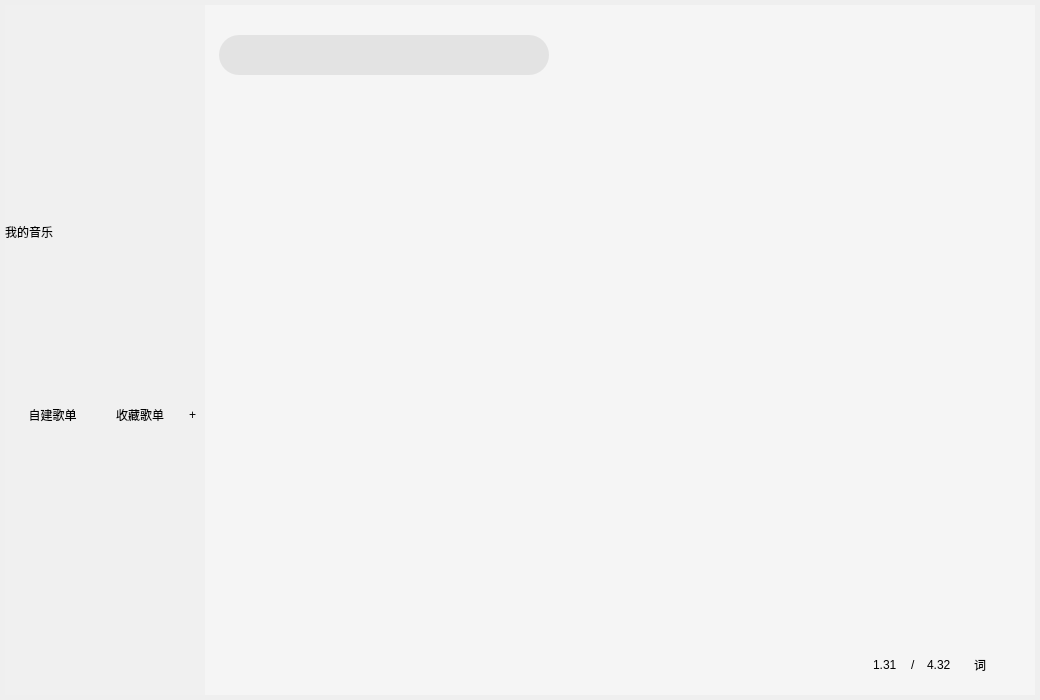
<?xml version="1.0" encoding="UTF-8"?>
<ui version="4.0">
 <class>MusicPlayer</class>
 <widget class="QWidget" name="MusicPlayer">
  <property name="geometry">
   <rect>
    <x>0</x>
    <y>0</y>
    <width>1040</width>
    <height>700</height>
   </rect>
  </property>
  <property name="minimumSize">
   <size>
    <width>1040</width>
    <height>700</height>
   </size>
  </property>
  <property name="windowTitle">
   <string>MusicPlayer</string>
  </property>
  <layout class="QVBoxLayout" name="verticalLayout" stretch="0">
   <property name="spacing">
    <number>0</number>
   </property>
   <property name="leftMargin">
    <number>5</number>
   </property>
   <property name="topMargin">
    <number>5</number>
   </property>
   <property name="rightMargin">
    <number>5</number>
   </property>
   <property name="bottomMargin">
    <number>5</number>
   </property>
   <item>
    <widget class="QWidget" name="Background" native="true">
     <property name="styleSheet">
      <string notr="true">MusicPlayer {
        background-color: rgba(30, 30, 30, 0.95);
        border-radius: 10px;
        /* 样式表阴影（兼容透明+无边框） */
        box-shadow: 0 0 20px rgba(0, 0, 0, 0.8);
    }</string>
     </property>
     <layout class="QVBoxLayout" name="verticalLayout_2">
      <property name="spacing">
       <number>0</number>
      </property>
      <property name="leftMargin">
       <number>0</number>
      </property>
      <property name="topMargin">
       <number>0</number>
      </property>
      <property name="rightMargin">
       <number>0</number>
      </property>
      <property name="bottomMargin">
       <number>0</number>
      </property>
      <item>
       <widget class="QWidget" name="Head" native="true">
        <property name="minimumSize">
         <size>
          <width>0</width>
          <height>100</height>
         </size>
        </property>
        <property name="maximumSize">
         <size>
          <width>16777215</width>
          <height>100</height>
         </size>
        </property>
        <property name="styleSheet">
         <string notr="true">#HeadLeft
{
	background-color:#F0F0F0;
}
#HeadRight
{
	background-color:#F5F5F5;
}
</string>
        </property>
        <layout class="QHBoxLayout" name="horizontalLayout">
         <property name="spacing">
          <number>0</number>
         </property>
         <property name="leftMargin">
          <number>0</number>
         </property>
         <property name="topMargin">
          <number>0</number>
         </property>
         <property name="rightMargin">
          <number>0</number>
         </property>
         <property name="bottomMargin">
          <number>0</number>
         </property>
         <item>
          <widget class="QWidget" name="HeadLeft" native="true">
           <property name="minimumSize">
            <size>
             <width>200</width>
             <height>0</height>
            </size>
           </property>
           <property name="maximumSize">
            <size>
             <width>200</width>
             <height>16777215</height>
            </size>
           </property>
           <property name="styleSheet">
            <string notr="true">#Logo {

    background-image: url(&quot;:/images/Logo.png&quot;);
    background-repeat: no-repeat;
    background-position: center center; 
	border:none;

}</string>
           </property>
           <layout class="QHBoxLayout" name="horizontalLayout_2">
            <property name="leftMargin">
             <number>10</number>
            </property>
            <property name="topMargin">
             <number>10</number>
            </property>
            <property name="rightMargin">
             <number>10</number>
            </property>
            <property name="bottomMargin">
             <number>10</number>
            </property>
            <item>
             <widget class="QLabel" name="Logo">
              <property name="styleSheet">
               <string notr="true"/>
              </property>
              <property name="text">
               <string/>
              </property>
              <property name="alignment">
               <set>Qt::AlignCenter</set>
              </property>
             </widget>
            </item>
           </layout>
          </widget>
         </item>
         <item>
          <widget class="QWidget" name="HeadRight" native="true">
           <property name="styleSheet">
            <string notr="true"/>
           </property>
           <layout class="QHBoxLayout" name="horizontalLayout_3">
            <property name="spacing">
             <number>0</number>
            </property>
            <item>
             <widget class="QWidget" name="SearchBox" native="true">
              <property name="minimumSize">
               <size>
                <width>340</width>
                <height>0</height>
               </size>
              </property>
              <property name="maximumSize">
               <size>
                <width>340</width>
                <height>16777215</height>
               </size>
              </property>
              <property name="styleSheet">
               <string notr="true">#SearchlineEdit
{ 
	background-color: #E3E3E3; /*设置背景颜⾊*/ 		
	border-radius: 20px; /*设置四个⻆的圆⻆*/ 			
	padding-left: 17px; /*内部⽂字到边的距离*/
	border:none;
}</string>
              </property>
              <layout class="QHBoxLayout" name="horizontalLayout_4">
               <property name="spacing">
                <number>0</number>
               </property>
               <property name="leftMargin">
                <number>5</number>
               </property>
               <property name="topMargin">
                <number>1</number>
               </property>
               <property name="rightMargin">
                <number>5</number>
               </property>
               <property name="bottomMargin">
                <number>1</number>
               </property>
               <item>
                <widget class="QLineEdit" name="SearchlineEdit">
                 <property name="minimumSize">
                  <size>
                   <width>40</width>
                   <height>40</height>
                  </size>
                 </property>
                 <property name="styleSheet">
                  <string notr="true"/>
                 </property>
                 <property name="text">
                  <string/>
                 </property>
                 <property name="frame">
                  <bool>false</bool>
                 </property>
                </widget>
               </item>
              </layout>
             </widget>
            </item>
            <item>
             <widget class="QWidget" name="SettingBox" native="true">
              <property name="minimumSize">
               <size>
                <width>0</width>
                <height>0</height>
               </size>
              </property>
              <property name="maximumSize">
               <size>
                <width>16777215</width>
                <height>16777215</height>
               </size>
              </property>
              <property name="styleSheet">
               <string notr="true">QPushButton
{
	border:none;
	border-radius:10ps;
	background-repeat:no-repeat;
	background-position:center center;
}
QPushButton:hover
{
	background-color:rgba(230,0,0,0.5);
}</string>
              </property>
              <layout class="QHBoxLayout" name="horizontalLayout_5">
               <property name="spacing">
                <number>4</number>
               </property>
               <property name="leftMargin">
                <number>0</number>
               </property>
               <property name="topMargin">
                <number>0</number>
               </property>
               <property name="rightMargin">
                <number>0</number>
               </property>
               <property name="bottomMargin">
                <number>0</number>
               </property>
               <item>
                <spacer name="horizontalSpacer">
                 <property name="orientation">
                  <enum>Qt::Horizontal</enum>
                 </property>
                 <property name="sizeHint" stdset="0">
                  <size>
                   <width>40</width>
                   <height>20</height>
                  </size>
                 </property>
                </spacer>
               </item>
               <item>
                <widget class="QPushButton" name="skin">
                 <property name="minimumSize">
                  <size>
                   <width>30</width>
                   <height>30</height>
                  </size>
                 </property>
                 <property name="maximumSize">
                  <size>
                   <width>30</width>
                   <height>30</height>
                  </size>
                 </property>
                 <property name="styleSheet">
                  <string notr="true">#skin
{
	background-image:url(&quot;:/images/skin.png&quot;);
}</string>
                 </property>
                 <property name="text">
                  <string/>
                 </property>
                </widget>
               </item>
               <item>
                <widget class="QPushButton" name="max">
                 <property name="minimumSize">
                  <size>
                   <width>30</width>
                   <height>30</height>
                  </size>
                 </property>
                 <property name="maximumSize">
                  <size>
                   <width>30</width>
                   <height>30</height>
                  </size>
                 </property>
                 <property name="styleSheet">
                  <string notr="true">#max
{
	background-image:url(&quot;:/images/max.png&quot;);
}</string>
                 </property>
                 <property name="text">
                  <string/>
                 </property>
                </widget>
               </item>
               <item>
                <widget class="QPushButton" name="min">
                 <property name="minimumSize">
                  <size>
                   <width>30</width>
                   <height>30</height>
                  </size>
                 </property>
                 <property name="maximumSize">
                  <size>
                   <width>30</width>
                   <height>30</height>
                  </size>
                 </property>
                 <property name="styleSheet">
                  <string notr="true">#min
{
	background-image:url(&quot;:/images/min.png&quot;);
}</string>
                 </property>
                 <property name="text">
                  <string/>
                 </property>
                </widget>
               </item>
               <item>
                <widget class="QPushButton" name="quit">
                 <property name="minimumSize">
                  <size>
                   <width>30</width>
                   <height>30</height>
                  </size>
                 </property>
                 <property name="maximumSize">
                  <size>
                   <width>30</width>
                   <height>30</height>
                  </size>
                 </property>
                 <property name="styleSheet">
                  <string notr="true">#quit
{
	background-image:url(&quot;:/images/quit.png&quot;);
}</string>
                 </property>
                 <property name="text">
                  <string/>
                 </property>
                </widget>
               </item>
              </layout>
             </widget>
            </item>
           </layout>
          </widget>
         </item>
        </layout>
       </widget>
      </item>
      <item>
       <widget class="QWidget" name="Body" native="true">
        <property name="styleSheet">
         <string notr="true">#BodyLeft
{
	background-color:#F0F0F0;

}
#BodyRight
{
	background-color:#F5F5F5;
}
</string>
        </property>
        <layout class="QHBoxLayout" name="horizontalLayout_6">
         <property name="spacing">
          <number>0</number>
         </property>
         <property name="leftMargin">
          <number>0</number>
         </property>
         <property name="topMargin">
          <number>0</number>
         </property>
         <property name="rightMargin">
          <number>0</number>
         </property>
         <property name="bottomMargin">
          <number>0</number>
         </property>
         <item>
          <widget class="QWidget" name="BodyLeft" native="true">
           <property name="minimumSize">
            <size>
             <width>200</width>
             <height>0</height>
            </size>
           </property>
           <property name="maximumSize">
            <size>
             <width>200</width>
             <height>16777215</height>
            </size>
           </property>
           <property name="styleSheet">
            <string notr="true"/>
           </property>
           <layout class="QVBoxLayout" name="verticalLayout_3">
            <property name="spacing">
             <number>0</number>
            </property>
            <property name="leftMargin">
             <number>0</number>
            </property>
            <property name="topMargin">
             <number>0</number>
            </property>
            <property name="rightMargin">
             <number>0</number>
            </property>
            <property name="bottomMargin">
             <number>0</number>
            </property>
            <item>
             <widget class="QWidget" name="LeftBox" native="true">
              <layout class="QVBoxLayout" name="verticalLayout_4">
               <property name="spacing">
                <number>0</number>
               </property>
               <property name="leftMargin">
                <number>0</number>
               </property>
               <property name="topMargin">
                <number>0</number>
               </property>
               <property name="rightMargin">
                <number>0</number>
               </property>
               <property name="bottomMargin">
                <number>0</number>
               </property>
               <item>
                <widget class="QWidget" name="OnlineMusic" native="true">
                 <property name="minimumSize">
                  <size>
                   <width>0</width>
                   <height>100</height>
                  </size>
                 </property>
                 <property name="maximumSize">
                  <size>
                   <width>16777215</width>
                   <height>100</height>
                  </size>
                 </property>
                 <property name="styleSheet">
                  <string notr="true"/>
                 </property>
                 <layout class="QVBoxLayout" name="verticalLayout_5">
                  <property name="leftMargin">
                   <number>0</number>
                  </property>
                  <property name="topMargin">
                   <number>0</number>
                  </property>
                  <property name="rightMargin">
                   <number>0</number>
                  </property>
                  <property name="bottomMargin">
                   <number>0</number>
                  </property>
                  <item>
                   <widget class="QWidget" name="OnlineBox" native="true">
                    <property name="maximumSize">
                     <size>
                      <width>16777215</width>
                      <height>40</height>
                     </size>
                    </property>
                    <property name="styleSheet">
                     <string notr="true"/>
                    </property>
                    <layout class="QHBoxLayout" name="horizontalLayout_7">
                     <property name="spacing">
                      <number>0</number>
                     </property>
                     <property name="leftMargin">
                      <number>0</number>
                     </property>
                     <property name="topMargin">
                      <number>0</number>
                     </property>
                     <property name="rightMargin">
                      <number>0</number>
                     </property>
                     <property name="bottomMargin">
                      <number>0</number>
                     </property>
                     <item>
                      <widget class="OnlineForm" name="rec" native="true">
                       <property name="minimumSize">
                        <size>
                         <width>100</width>
                         <height>40</height>
                        </size>
                       </property>
                       <property name="maximumSize">
                        <size>
                         <width>100</width>
                         <height>40</height>
                        </size>
                       </property>
                       <property name="styleSheet">
                        <string notr="true"/>
                       </property>
                      </widget>
                     </item>
                     <item>
                      <widget class="OnlineForm" name="radio" native="true">
                       <property name="minimumSize">
                        <size>
                         <width>100</width>
                         <height>40</height>
                        </size>
                       </property>
                       <property name="maximumSize">
                        <size>
                         <width>100</width>
                         <height>40</height>
                        </size>
                       </property>
                       <property name="styleSheet">
                        <string notr="true"/>
                       </property>
                      </widget>
                     </item>
                    </layout>
                   </widget>
                  </item>
                  <item>
                   <widget class="QWidget" name="addmodule" native="true">
                    <property name="minimumSize">
                     <size>
                      <width>200</width>
                      <height>40</height>
                     </size>
                    </property>
                    <property name="maximumSize">
                     <size>
                      <width>200</width>
                      <height>16777215</height>
                     </size>
                    </property>
                    <property name="styleSheet">
                     <string notr="true">/*
#addmodule
{
	border-image: url(:/images/addmodule.png);
    border: none;
    padding: 5px; 
}
*/</string>
                    </property>
                   </widget>
                  </item>
                 </layout>
                </widget>
               </item>
               <item>
                <widget class="QWidget" name="LocalMusic" native="true">
                 <property name="styleSheet">
                  <string notr="true"/>
                 </property>
                 <layout class="QVBoxLayout" name="verticalLayout_6">
                  <property name="spacing">
                   <number>1</number>
                  </property>
                  <property name="leftMargin">
                   <number>0</number>
                  </property>
                  <property name="topMargin">
                   <number>0</number>
                  </property>
                  <property name="rightMargin">
                   <number>0</number>
                  </property>
                  <property name="bottomMargin">
                   <number>0</number>
                  </property>
                  <item>
                   <widget class="QLabel" name="LoclText">
                    <property name="minimumSize">
                     <size>
                      <width>200</width>
                      <height>40</height>
                     </size>
                    </property>
                    <property name="maximumSize">
                     <size>
                      <width>200</width>
                      <height>35</height>
                     </size>
                    </property>
                    <property name="styleSheet">
                     <string notr="true"/>
                    </property>
                    <property name="text">
                     <string>我的音乐</string>
                    </property>
                    <property name="margin">
                     <number>10</number>
                    </property>
                   </widget>
                  </item>
                  <item>
                   <widget class="LocalForm" name="like" native="true">
                    <property name="minimumSize">
                     <size>
                      <width>0</width>
                      <height>40</height>
                     </size>
                    </property>
                    <property name="maximumSize">
                     <size>
                      <width>16777215</width>
                      <height>40</height>
                     </size>
                    </property>
                    <property name="styleSheet">
                     <string notr="true"/>
                    </property>
                   </widget>
                  </item>
                  <item>
                   <widget class="LocalForm" name="local" native="true">
                    <property name="minimumSize">
                     <size>
                      <width>0</width>
                      <height>40</height>
                     </size>
                    </property>
                    <property name="maximumSize">
                     <size>
                      <width>16777215</width>
                      <height>40</height>
                     </size>
                    </property>
                    <property name="styleSheet">
                     <string notr="true"/>
                    </property>
                   </widget>
                  </item>
                  <item>
                   <widget class="LocalForm" name="recent" native="true">
                    <property name="minimumSize">
                     <size>
                      <width>0</width>
                      <height>40</height>
                     </size>
                    </property>
                    <property name="maximumSize">
                     <size>
                      <width>16777215</width>
                      <height>40</height>
                     </size>
                    </property>
                    <property name="styleSheet">
                     <string notr="true"/>
                    </property>
                   </widget>
                  </item>
                 </layout>
                </widget>
               </item>
               <item>
                <widget class="QWidget" name="SongList" native="true">
                 <property name="maximumSize">
                  <size>
                   <width>16777215</width>
                   <height>300</height>
                  </size>
                 </property>
                 <property name="styleSheet">
                  <string notr="true"/>
                 </property>
                 <layout class="QVBoxLayout" name="verticalLayout_7">
                  <property name="leftMargin">
                   <number>5</number>
                  </property>
                  <property name="topMargin">
                   <number>0</number>
                  </property>
                  <property name="rightMargin">
                   <number>5</number>
                  </property>
                  <property name="bottomMargin">
                   <number>0</number>
                  </property>
                  <item>
                   <widget class="QWidget" name="SongListHead" native="true">
                    <property name="minimumSize">
                     <size>
                      <width>0</width>
                      <height>40</height>
                     </size>
                    </property>
                    <property name="maximumSize">
                     <size>
                      <width>16777215</width>
                      <height>40</height>
                     </size>
                    </property>
                    <property name="styleSheet">
                     <string notr="true">
.QPushButton
{
	border:none;
	border-radius:10px;
}
.QPushButton:hover
{
	background-color:#D8D8D8;
}
</string>
                    </property>
                    <layout class="QHBoxLayout" name="horizontalLayout_8">
                     <property name="spacing">
                      <number>3</number>
                     </property>
                     <property name="leftMargin">
                      <number>0</number>
                     </property>
                     <property name="topMargin">
                      <number>0</number>
                     </property>
                     <property name="rightMargin">
                      <number>0</number>
                     </property>
                     <property name="bottomMargin">
                      <number>0</number>
                     </property>
                     <item>
                      <widget class="QPushButton" name="self">
                       <property name="text">
                        <string>自建歌单</string>
                       </property>
                      </widget>
                     </item>
                     <item>
                      <widget class="QPushButton" name="save">
                       <property name="styleSheet">
                        <string notr="true"/>
                       </property>
                       <property name="text">
                        <string>收藏歌单</string>
                       </property>
                      </widget>
                     </item>
                     <item>
                      <widget class="QPushButton" name="addlist">
                       <property name="minimumSize">
                        <size>
                         <width>15</width>
                         <height>0</height>
                        </size>
                       </property>
                       <property name="maximumSize">
                        <size>
                         <width>15</width>
                         <height>16777215</height>
                        </size>
                       </property>
                       <property name="text">
                        <string>+</string>
                       </property>
                      </widget>
                     </item>
                    </layout>
                   </widget>
                  </item>
                  <item>
                   <widget class="QStackedWidget" name="Songlist">
                    <property name="minimumSize">
                     <size>
                      <width>0</width>
                      <height>150</height>
                     </size>
                    </property>
                    <property name="maximumSize">
                     <size>
                      <width>16777215</width>
                      <height>150</height>
                     </size>
                    </property>
                    <widget class="QWidget" name="Mylist"/>
                    <widget class="QWidget" name="Favoritelist"/>
                   </widget>
                  </item>
                  <item>
                   <spacer name="verticalSpacer">
                    <property name="orientation">
                     <enum>Qt::Vertical</enum>
                    </property>
                    <property name="sizeHint" stdset="0">
                     <size>
                      <width>20</width>
                      <height>40</height>
                     </size>
                    </property>
                   </spacer>
                  </item>
                 </layout>
                </widget>
               </item>
              </layout>
             </widget>
            </item>
           </layout>
          </widget>
         </item>
         <item>
          <widget class="QWidget" name="BodyRight" native="true">
           <property name="styleSheet">
            <string notr="true"/>
           </property>
           <layout class="QVBoxLayout" name="verticalLayout_8">
            <property name="spacing">
             <number>0</number>
            </property>
            <property name="leftMargin">
             <number>0</number>
            </property>
            <property name="topMargin">
             <number>0</number>
            </property>
            <property name="rightMargin">
             <number>0</number>
            </property>
            <property name="bottomMargin">
             <number>0</number>
            </property>
            <item>
             <widget class="QStackedWidget" name="stackedWidget">
              <property name="currentIndex">
               <number>3</number>
              </property>
              <widget class="QWidget" name="recPage">
               <layout class="QHBoxLayout" name="horizontalLayout_12">
                <property name="spacing">
                 <number>0</number>
                </property>
                <property name="leftMargin">
                 <number>5</number>
                </property>
                <property name="topMargin">
                 <number>5</number>
                </property>
                <property name="rightMargin">
                 <number>5</number>
                </property>
                <property name="bottomMargin">
                 <number>5</number>
                </property>
                <item>
                 <widget class="QScrollArea" name="scrollArea">
                  <property name="maximumSize">
                   <size>
                    <width>16777215</width>
                    <height>16777215</height>
                   </size>
                  </property>
                  <property name="widgetResizable">
                   <bool>true</bool>
                  </property>
                  <widget class="QWidget" name="scrollAreaWidgetContents">
                   <property name="geometry">
                    <rect>
                     <x>0</x>
                     <y>0</y>
                     <width>157</width>
                     <height>125</height>
                    </rect>
                   </property>
                   <property name="maximumSize">
                    <size>
                     <width>16777215</width>
                     <height>16777215</height>
                    </size>
                   </property>
                   <layout class="QVBoxLayout" name="verticalLayout_9">
                    <property name="spacing">
                     <number>5</number>
                    </property>
                    <property name="leftMargin">
                     <number>5</number>
                    </property>
                    <property name="topMargin">
                     <number>5</number>
                    </property>
                    <property name="rightMargin">
                     <number>5</number>
                    </property>
                    <property name="bottomMargin">
                     <number>5</number>
                    </property>
                    <item>
                     <widget class="QLabel" name="recMainText">
                      <property name="maximumSize">
                       <size>
                        <width>16777215</width>
                        <height>50</height>
                       </size>
                      </property>
                      <property name="font">
                       <font>
                        <pointsize>24</pointsize>
                       </font>
                      </property>
                      <property name="styleSheet">
                       <string notr="true"/>
                      </property>
                      <property name="text">
                       <string>推荐</string>
                      </property>
                     </widget>
                    </item>
                    <item>
                     <widget class="QLabel" name="recText">
                      <property name="maximumSize">
                       <size>
                        <width>16777215</width>
                        <height>30</height>
                       </size>
                      </property>
                      <property name="font">
                       <font>
                        <pointsize>16</pointsize>
                       </font>
                      </property>
                      <property name="text">
                       <string>今日推荐</string>
                      </property>
                     </widget>
                    </item>
                    <item>
                     <widget class="RecBox" name="recmusicBox" native="true">
                      <property name="maximumSize">
                       <size>
                        <width>810</width>
                        <height>16777215</height>
                       </size>
                      </property>
                     </widget>
                    </item>
                    <item>
                     <widget class="QLabel" name="suppText">
                      <property name="maximumSize">
                       <size>
                        <width>16777215</width>
                        <height>30</height>
                       </size>
                      </property>
                      <property name="font">
                       <font>
                        <pointsize>16</pointsize>
                       </font>
                      </property>
                      <property name="text">
                       <string>你的歌曲补给站</string>
                      </property>
                     </widget>
                    </item>
                    <item>
                     <widget class="RecBox" name="supplymusicBox" native="true">
                      <property name="maximumSize">
                       <size>
                        <width>810</width>
                        <height>16777215</height>
                       </size>
                      </property>
                     </widget>
                    </item>
                   </layout>
                  </widget>
                 </widget>
                </item>
               </layout>
              </widget>
              <widget class="QWidget" name="radioPage">
               <widget class="QScrollArea" name="scrollArea_2">
                <property name="geometry">
                 <rect>
                  <x>270</x>
                  <y>170</y>
                  <width>120</width>
                  <height>80</height>
                 </rect>
                </property>
                <property name="widgetResizable">
                 <bool>true</bool>
                </property>
                <widget class="QWidget" name="scrollAreaWidgetContents_2">
                 <property name="geometry">
                  <rect>
                   <x>0</x>
                   <y>0</y>
                   <width>118</width>
                   <height>78</height>
                  </rect>
                 </property>
                </widget>
               </widget>
              </widget>
              <widget class="CommonPage" name="recentPage"/>
              <widget class="CommonPage" name="likePage"/>
              <widget class="CommonPage" name="localPage"/>
             </widget>
            </item>
            <item>
             <widget class="MusicSlider" name="musicSlider" native="true">
              <property name="minimumSize">
               <size>
                <width>0</width>
                <height>20</height>
               </size>
              </property>
              <property name="styleSheet">
               <string notr="true"/>
              </property>
             </widget>
            </item>
            <item>
             <widget class="QWidget" name="control" native="true">
              <property name="minimumSize">
               <size>
                <width>0</width>
                <height>60</height>
               </size>
              </property>
              <property name="styleSheet">
               <string notr="true"/>
              </property>
              <layout class="QHBoxLayout" name="horizontalLayout_9">
               <property name="spacing">
                <number>0</number>
               </property>
               <property name="leftMargin">
                <number>0</number>
               </property>
               <property name="topMargin">
                <number>0</number>
               </property>
               <property name="rightMargin">
                <number>0</number>
               </property>
               <property name="bottomMargin">
                <number>0</number>
               </property>
               <item>
                <widget class="QWidget" name="play1" native="true">
                 <property name="maximumSize">
                  <size>
                   <width>277</width>
                   <height>16777215</height>
                  </size>
                 </property>
                 <property name="styleSheet">
                  <string notr="true"/>
                 </property>
                 <layout class="QGridLayout" name="gridLayout">
                  <item row="0" column="1">
                   <widget class="QLabel" name="musicName">
                    <property name="text">
                     <string/>
                    </property>
                   </widget>
                  </item>
                  <item row="1" column="1">
                   <widget class="QLabel" name="musicSinger">
                    <property name="text">
                     <string/>
                    </property>
                   </widget>
                  </item>
                  <item row="0" column="0" rowspan="2">
                   <widget class="QLabel" name="musicImgLabel">
                    <property name="maximumSize">
                     <size>
                      <width>40</width>
                      <height>40</height>
                     </size>
                    </property>
                    <property name="text">
                     <string/>
                    </property>
                   </widget>
                  </item>
                 </layout>
                </widget>
               </item>
               <item>
                <widget class="QWidget" name="play2" native="true">
                 <property name="styleSheet">
                  <string notr="true">QPushButton
{
	border:none;
	background-repeat:no-repeat;
	background-position:center center;
}
QPushButton:hover
{
	background-color:rgba(255,0,0,0.5);
}
/*
#playMode
{
	background-image:url(&quot;:/images/list_play.png&quot;);
}
*/
#playUp
{
	background-image:url(&quot;:/images/up.png&quot;);
}
#playDown
{
	background-image:url(&quot;:/images/down.png&quot;);
}

/*#play
{
	background-image:url(&quot;:/images/play.png&quot;);
}*/
#volumn
{
	background-image:url(&quot;:/images/volumn.png&quot;);
}
#addlocal
{
	background-image:url(&quot;:/images/add.png&quot;);
}
</string>
                 </property>
                 <layout class="QHBoxLayout" name="horizontalLayout_11">
                  <item>
                   <widget class="QPushButton" name="playMode">
                    <property name="minimumSize">
                     <size>
                      <width>0</width>
                      <height>25</height>
                     </size>
                    </property>
                    <property name="text">
                     <string/>
                    </property>
                   </widget>
                  </item>
                  <item>
                   <widget class="QPushButton" name="playUp">
                    <property name="minimumSize">
                     <size>
                      <width>0</width>
                      <height>25</height>
                     </size>
                    </property>
                    <property name="text">
                     <string/>
                    </property>
                   </widget>
                  </item>
                  <item>
                   <widget class="QPushButton" name="play">
                    <property name="minimumSize">
                     <size>
                      <width>0</width>
                      <height>25</height>
                     </size>
                    </property>
                    <property name="text">
                     <string/>
                    </property>
                   </widget>
                  </item>
                  <item>
                   <widget class="QPushButton" name="playDown">
                    <property name="minimumSize">
                     <size>
                      <width>0</width>
                      <height>25</height>
                     </size>
                    </property>
                    <property name="text">
                     <string/>
                    </property>
                   </widget>
                  </item>
                  <item>
                   <widget class="QPushButton" name="volumn">
                    <property name="minimumSize">
                     <size>
                      <width>0</width>
                      <height>25</height>
                     </size>
                    </property>
                    <property name="text">
                     <string/>
                    </property>
                   </widget>
                  </item>
                  <item>
                   <widget class="QPushButton" name="addlocal">
                    <property name="minimumSize">
                     <size>
                      <width>0</width>
                      <height>25</height>
                     </size>
                    </property>
                    <property name="text">
                     <string/>
                    </property>
                   </widget>
                  </item>
                 </layout>
                </widget>
               </item>
               <item>
                <widget class="QWidget" name="play3" native="true">
                 <property name="styleSheet">
                  <string notr="true">#lrcword
{
	border: none; /* 去除边框 */ 
	background-repeat:no-repeat; 
	background-position:center center; 
}</string>
                 </property>
                 <layout class="QHBoxLayout" name="horizontalLayout_10">
                  <item>
                   <widget class="QLabel" name="labelNull">
                    <property name="minimumSize">
                     <size>
                      <width>100</width>
                      <height>0</height>
                     </size>
                    </property>
                    <property name="styleSheet">
                     <string notr="true"/>
                    </property>
                    <property name="text">
                     <string/>
                    </property>
                   </widget>
                  </item>
                  <item>
                   <widget class="QLabel" name="currentTime">
                    <property name="minimumSize">
                     <size>
                      <width>30</width>
                      <height>0</height>
                     </size>
                    </property>
                    <property name="maximumSize">
                     <size>
                      <width>50</width>
                      <height>16777215</height>
                     </size>
                    </property>
                    <property name="styleSheet">
                     <string notr="true"/>
                    </property>
                    <property name="text">
                     <string>1.31</string>
                    </property>
                   </widget>
                  </item>
                  <item>
                   <widget class="QLabel" name="line">
                    <property name="minimumSize">
                     <size>
                      <width>10</width>
                      <height>0</height>
                     </size>
                    </property>
                    <property name="maximumSize">
                     <size>
                      <width>10</width>
                      <height>16777215</height>
                     </size>
                    </property>
                    <property name="styleSheet">
                     <string notr="true"/>
                    </property>
                    <property name="text">
                     <string>/</string>
                    </property>
                   </widget>
                  </item>
                  <item>
                   <widget class="QLabel" name="totalTime">
                    <property name="minimumSize">
                     <size>
                      <width>30</width>
                      <height>0</height>
                     </size>
                    </property>
                    <property name="maximumSize">
                     <size>
                      <width>50</width>
                      <height>16777215</height>
                     </size>
                    </property>
                    <property name="styleSheet">
                     <string notr="true"/>
                    </property>
                    <property name="text">
                     <string>4.32</string>
                    </property>
                   </widget>
                  </item>
                  <item>
                   <widget class="QPushButton" name="lrcword">
                    <property name="maximumSize">
                     <size>
                      <width>30</width>
                      <height>30</height>
                     </size>
                    </property>
                    <property name="text">
                     <string>词</string>
                    </property>
                   </widget>
                  </item>
                  <item>
                   <widget class="QPushButton" name="palayList">
                    <property name="minimumSize">
                     <size>
                      <width>25</width>
                      <height>25</height>
                     </size>
                    </property>
                    <property name="maximumSize">
                     <size>
                      <width>25</width>
                      <height>25</height>
                     </size>
                    </property>
                    <property name="styleSheet">
                     <string notr="true">border:none;
background-image:url(&quot;:/images/order_play.png&quot;);
background-repeat:norepeat;
background-position:center center;</string>
                    </property>
                    <property name="text">
                     <string/>
                    </property>
                   </widget>
                  </item>
                 </layout>
                </widget>
               </item>
              </layout>
             </widget>
            </item>
           </layout>
          </widget>
         </item>
        </layout>
       </widget>
      </item>
     </layout>
    </widget>
   </item>
  </layout>
 </widget>
 <customwidgets>
  <customwidget>
   <class>LocalForm</class>
   <extends>QWidget</extends>
   <header location="global">localform.h</header>
   <container>1</container>
  </customwidget>
  <customwidget>
   <class>OnlineForm</class>
   <extends>QWidget</extends>
   <header location="global">onlineform.h</header>
   <container>1</container>
  </customwidget>
  <customwidget>
   <class>RecBox</class>
   <extends>QWidget</extends>
   <header location="global">recbox.h</header>
   <container>1</container>
  </customwidget>
  <customwidget>
   <class>CommonPage</class>
   <extends>QWidget</extends>
   <header location="global">commonpage.h</header>
   <container>1</container>
  </customwidget>
  <customwidget>
   <class>MusicSlider</class>
   <extends>QWidget</extends>
   <header location="global">musicslider.h</header>
   <container>1</container>
  </customwidget>
 </customwidgets>
 <resources/>
 <connections/>
</ui>
